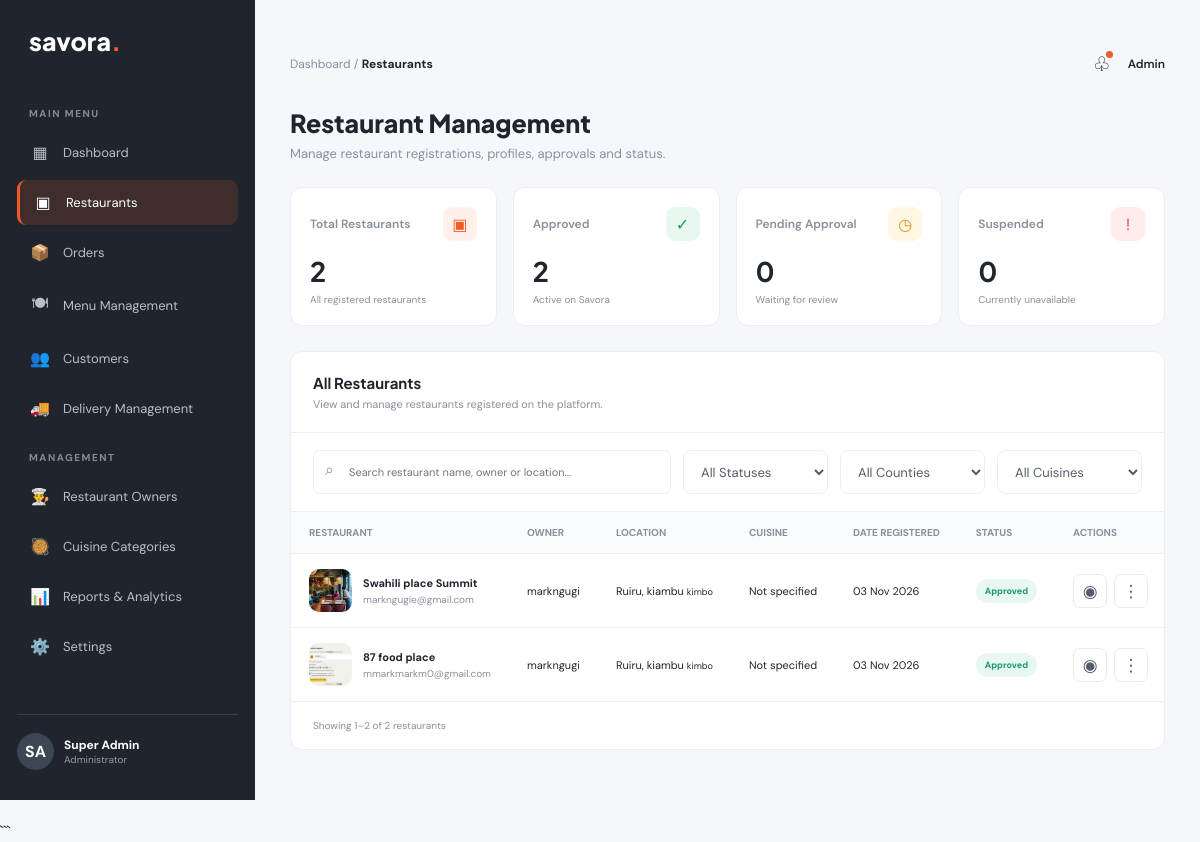
The app's page /admin-panel/restaurants/ (signed in), older data.
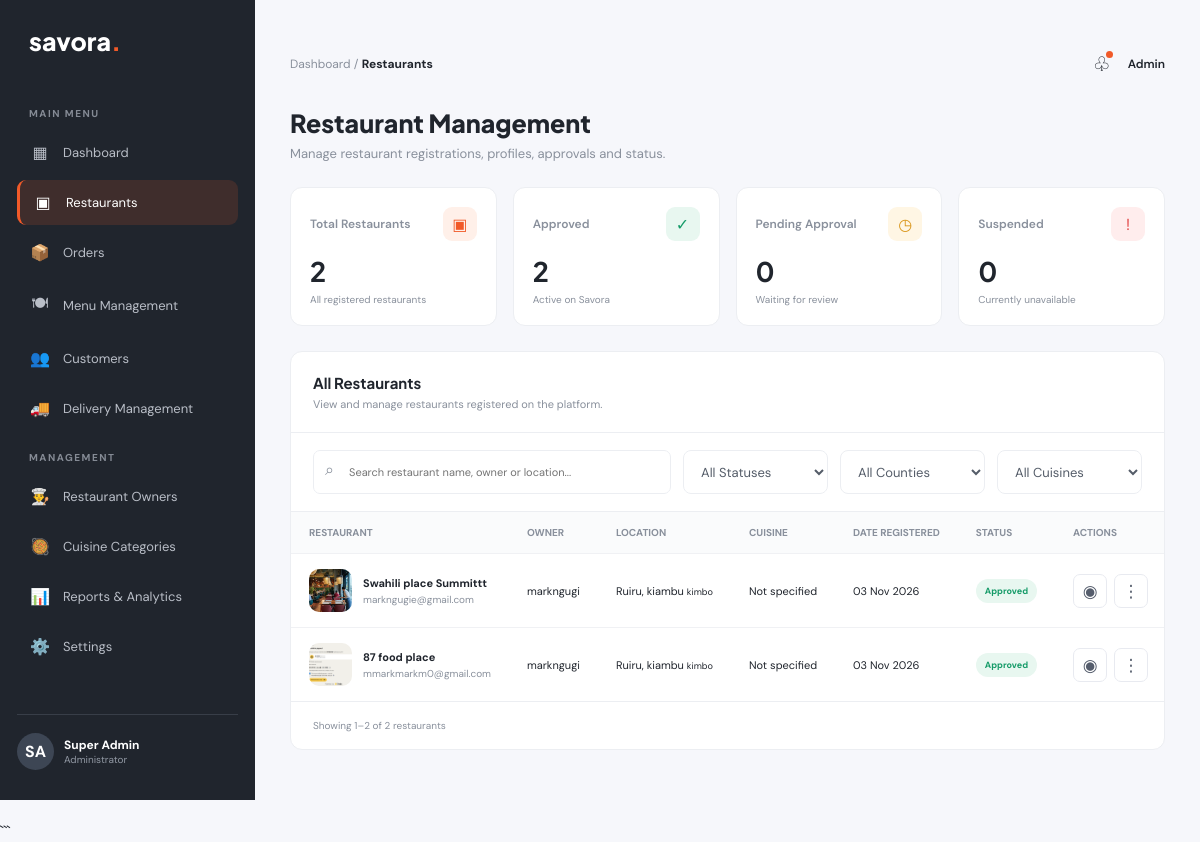
The same page, newer data.
### food_delivery/models.py (models this page shows, shortened)
class Restaurant(models.Model):
    STATUS_CHOICES = [
        ('pending', 'Pending Approval'),
        ('approved', 'Approved'),
        ('rejected', 'Rejected'),
        ('suspended', 'Suspended'),
    ]
    owner = models.ForeignKey(
        User,
        on_delete=models.CASCADE,
        related_name='restaurants'
    )
    name = models.CharField(max_length=200)
    description = models.TextField()
    cuisine = models.ForeignKey(
        Cuisine,
        on_delete=models.SET_NULL,
        null=True,
        blank=True,
        related_name='restaurants'
    )
    logo = models.ImageField(
        upload_to='restaurants/logos/',
        blank=True,
        null=True
    )
    cover_image = models.ImageField(
        upload_to='restaurants/covers/',
        blank=True,
        null=True
    )
    phone = models.CharField(max_length=20)
    email = models.EmailField(blank=True)
    country = models.CharField(max_length=100, default='Kenya')
    county = models.CharField(max_length=100)
    town = models.CharField(max_length=100)
    area = models.CharField(
        max_length=150,
        help_text='Estate or neighbourhood, e.g. Kimbo'
    )
    street = models.CharField(max_length=150, blank=True)
    building = models.CharField(max_length=150, blank=True)
    landmark = models.CharField(max_length=200, blank=True)
    additional_directions = models.TextField(blank=True)
    status = models.CharField(
        max_length=20,
        choices=STATUS_CHOICES,
        default='pending'
    )
    created_at = models.DateTimeField(auto_now_add=True)
    updated_at = models.DateTimeField(auto_now=True)
    class Meta:
        ordering = ['-created_at']

### food_delivery_Admin/views.py (the view, shortened to what this page needs)
# urls.py: path('restaurants/',views.restaurants, name='restaurants'),
@staff_member_required
def restaurants(request):
    restaurant_list = Restaurant.objects.select_related(
        'owner',
        'cuisine'
    ).order_by('-created_at')
    total_restaurants = Restaurant.objects.count()
    approved_restaurants = Restaurant.objects.filter(
        status='approved'
    ).count()
    pending_restaurants = Restaurant.objects.filter(
        status='pending'
    ).count()
    suspended_restaurants = Restaurant.objects.filter(
        status='suspended'
    ).count()
    search_query = request.GET.get('q', '').strip()
    selected_status = request.GET.get(
        'status', ''
    ).strip()
    valid_statuses = [
        'approved',
        'pending',
        'suspended',
        'rejected',
    ]
    if selected_status in valid_statuses:
        restaurant_list = restaurant_list.filter(
            status=selected_status
        )
    elif selected_status:
        selected_status = ''
    selected_county = request.GET.get(
        'county', ''
    ).strip()
    if selected_county:
        restaurant_list = restaurant_list.filter(
            county__iexact=selected_county
        )
    selected_cuisine = request.GET.get(
        'cuisine', ''
    ).strip()
    if selected_cuisine.isdigit():
        restaurant_list = restaurant_list.filter(
            cuisine_id=int(selected_cuisine)
        )
    else:
        selected_cuisine = ''
    counties = (
        Restaurant.objects
        .exclude(county__isnull=True)
        .exclude(county__exact='')
        .values_list('county', flat=True)
        .distinct()
        .order_by('county')
    )
    cuisines = Cuisine.objects.all().order_by('name')
    paginator = Paginator(restaurant_list, 10)
    page_number = request.GET.get('page')
    page_obj = paginator.get_page(page_number)
    context = {
        'restaurants': page_obj,
        'page_obj': page_obj,
        'total_restaurants': total_restaurants,
        'approved_restaurants': approved_restaurants,
        'pending_restaurants': pending_restaurants,
        'suspended_restaurants': suspended_restaurants,
        'search_query': search_query,
        'selected_status': selected_status,
        'selected_county': selected_county,
        'selected_cuisine': selected_cuisine,
        'counties': counties,
        'cuisines': cuisines,
    }
    return render(
        request,
        'food_delivery_Admin/restaurants/restaurants.html',
        context
    )

### food_delivery_Admin/templates/food_delivery_Admin/restaurants/restaurants.html (shortened to what the changed rows need)
{% extends 'food_delivery_Admin/base.html' %}
{% block content %}
<div class="page-heading">
    <div>
        <h1>Restaurant Management</h1>
    </div>
</div>
<section class="stats">
    <div class="stat-card">
        <h2>{{ total_restaurants }}</h2>
    </div>
    <div class="stat-card">
        <h2>{{ approved_restaurants }}</h2>
    </div>
    <div class="stat-card">
        <h2>{{ pending_restaurants }}</h2>
    </div>
    <div class="stat-card">
        <h2>{{ suspended_restaurants }}</h2>
    </div>
</section>
<section class="content-card">
    <div class="table-wrap">
        <table>
            <thead>
                <tr>
                    <th>RESTAURANT</th>
                    <th>OWNER</th>
                    <th>LOCATION</th>
                    <th>CUISINE</th>
                    <th>DATE REGISTERED</th>
                    <th>STATUS</th>
                    <th>ACTIONS</th>
                </tr>
            </thead>
            <tbody>
                {% for restaurant in restaurants %}
                    <tr>
                        <td>
                            <div class="restaurant">
                                {% if restaurant.logo %}
                                    <img
                                        src="{{ restaurant.logo.url }}"
                                        alt="{{ restaurant.name }}"
                                        class="restaurant-logo"
                                    >
                                {% else %}
                                    <div class="restaurant-img">
                                        🍽️
                                    </div>
                                {% endif %}
                                <div>
                                    <strong>{{ restaurant.name }}</strong>
                                    <small>
                                        {{ restaurant.email|default:restaurant.phone }}
                                    </small>
                                </div>
                            </div>
                        </td>
                        <td>
                            {% if restaurant.owner.get_full_name %}
                                {{ restaurant.owner.get_full_name }}
                            {% else %}
                                {{ restaurant.owner.username }}
                            {% endif %}
                        </td>
                        <td>
                            {{ restaurant.town }}, {{ restaurant.county }}
                            <small>{{ restaurant.area }}</small>
                        </td>
                        <td>
                            {% if restaurant.cuisine %}
                                {{ restaurant.cuisine.name }}
                            {% else %}
                                <span>Not specified</span>
                            {% endif %}
                        </td>
                        <td>
                            {{ restaurant.created_at|date:"d M Y" }}
                        </td>
                        <td>
                            {% if restaurant.status == 'approved' %}
                                <span class="status approved">Approved</span>
                            {% elif restaurant.status == 'pending' %}
                                <span class="status pending">Pending</span>
                            {% elif restaurant.status == 'suspended' %}
                                <span class="status suspended">Suspended</span>
                            {% elif restaurant.status == 'rejected' %}
                                <span class="status rejected">Rejected</span>
                            {% else %}
                                <span class="status">
                                    {{ restaurant.get_status_display }}
                                </span>
                            {% endif %}
                        </td>
                        <td>
                            <div class="actions">
                                <a
                                    href="{% url 'food_delivery_Admin:restaurant_detail' restaurant.id %}"
                                    class="action-btn"
                                    title="View restaurant"
                                >
                                    ◉
                                </a>
                                <details class="restaurant-menu">
                                    <summary
                                        class="action-btn"
                                        title="More actions"
                                    >
                                        ⋮
                                    </summary>
                                </details>
                            </div>
                        </td>
                    </tr>
                {% endfor %}
            </tbody>
        </table>
    </div>
</section>
{% endblock content %}

Row changes from the older to the newer data that the page shows:
changed Restaurant "markngugie@gmail.com": name "Swahili place Summit" → "Swahili place Summittt"
